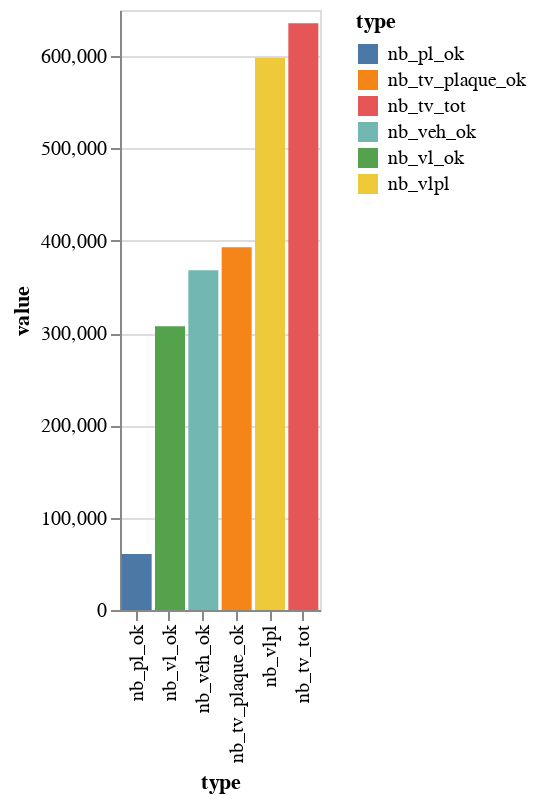

Source (notebook cell):
### Code cell
#graphes
graph_stat, graph_fiab=info_df_journee.plot_graphs()
#stats sur la journée
graph_stat

### Figure 1 — Vega-Lite specification as saved in the notebook (floating-point values rounded to 4 significant figures)
{"$schema": "https://vega.github.io/schema/vega-lite/v2.6.0.json", "config": {"view": {"height": 300, "width": 400}}, "data": {"name": "data-d52fe74060a383f76a3506d417abc273"}, "datasets": {"data-d52fe74060a383f76a3506d417abc273": [{"type": "nb_tv_tot", "value": 635618}, {"type": "nb_tv_plaque_ok", "value": 392879}, {"type": "nb_vlpl", "value": 598393}, {"type": "nb_veh_ok", "value": 368156}, {"type": "nb_vl_ok", "value": 307449}, {"type": "nb_pl_ok", "value": 60707}]}, "encoding": {"color": {"field": "type", "type": "nominal"}, "x": {"field": "type", "sort": {"field": "value", "op": "mean"}, "type": "nominal"}, "y": {"field": "value", "type": "quantitative"}}, "mark": "bar", "width": 100}
